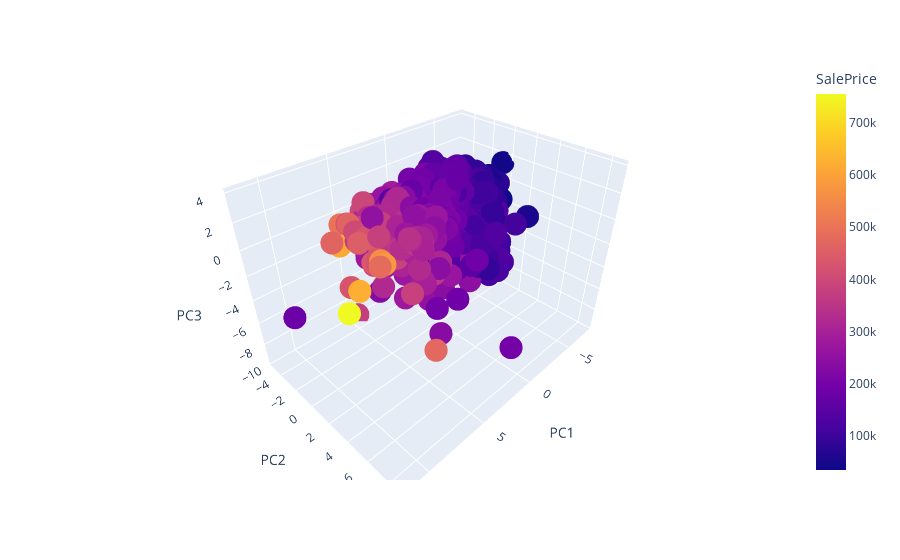

The code cell stored with this chart in its notebook:
### Code cell
#Example on train set coloring by SalePrice
df_plot = pd.DataFrame(X_train_pca)
df_plot.columns = ['PC1', 'PC2', 'PC3']
df_plot['SalePrice'] = list(y_train)

fig = px.scatter_3d(df_plot, x='PC1', y='PC2', z='PC3', color='SalePrice')
fig.show()

### Figure 1 — Plotly figure (JSON) as saved in the notebook; plotly's stock layout.template omitted (floating-point values rounded to 4 significant figures; data arrays with more than 128 entries replaced by an {"elided": "..."} marker saying what was removed)
{"data": [{"hovertemplate": "PC1=%{x}<br>PC2=%{y}<br>PC3=%{z}<br>SalePrice=%{marker.color}<extra></extra>", "legendgroup": "", "marker": {"color": {"elided": "1168 int values"}, "coloraxis": "coloraxis", "symbol": "circle"}, "mode": "markers", "name": "", "scene": "scene", "showlegend": false, "type": "scatter3d", "x": {"elided": "1168 float values"}, "y": {"elided": "1168 float values"}, "z": {"elided": "1168 float values"}}], "layout": {"coloraxis": {"colorbar": {"title": {"text": "SalePrice"}}, "colorscale": [[0, "#0d0887"], [0.1111, "#46039f"], [0.2222, "#7201a8"], [0.3333, "#9c179e"], [0.4444, "#bd3786"], [0.5556, "#d8576b"], [0.6667, "#ed7953"], [0.7778, "#fb9f3a"], [0.8889, "#fdca26"], [1, "#f0f921"]]}, "legend": {"tracegroupgap": 0}, "margin": {"t": 60}, "scene": {"domain": {"x": [0, 1], "y": [0, 1]}, "xaxis": {"title": {"text": "PC1"}}, "yaxis": {"title": {"text": "PC2"}}, "zaxis": {"title": {"text": "PC3"}}}}}
